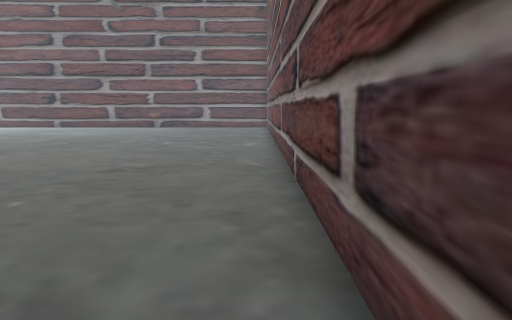
View 1 (above)

24 first-person views from a walk through a scene from a Unity 3-D project. The camera is 1.4 m above the floor, tilts 8° down and sees 70° across. The floor is counted in squares, 1 m on a side. Each view is taken from the middle of a square. On the plan, view 1 faces up. The plan holds only what a view shows up to about 16 squares ahead; the rest is blank. The place goes on beyond the plan. Some surface patterns are stand-ins.

View 2
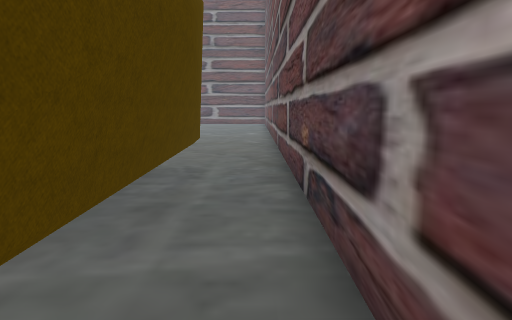

View 3
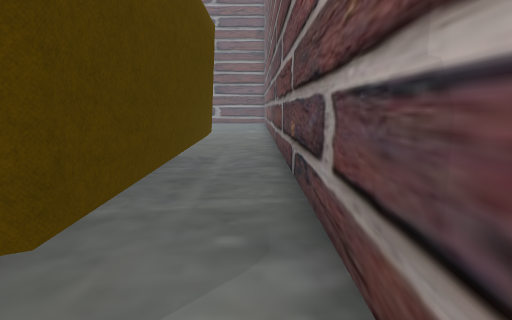

View 4
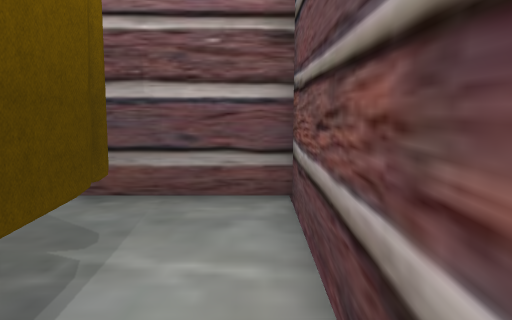

View 5
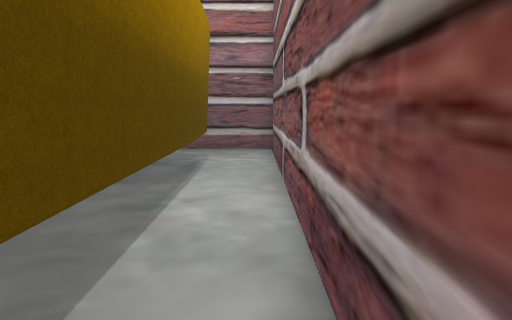

View 6
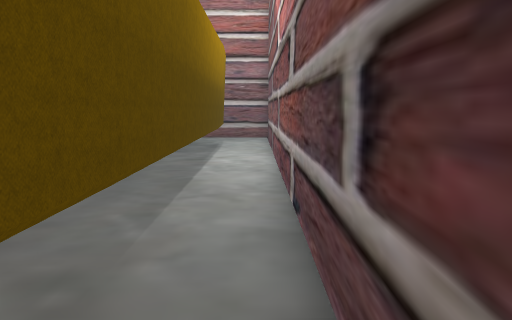

View 7
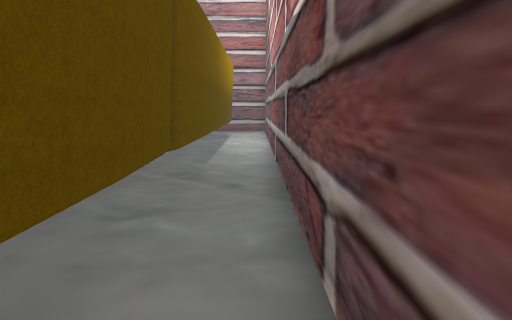

View 8
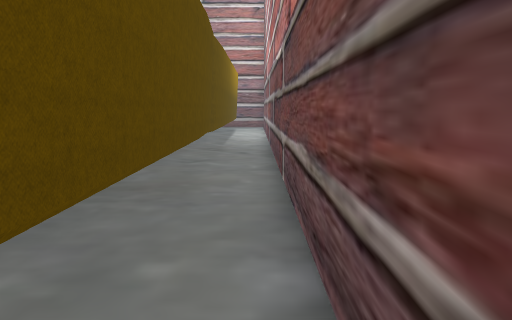

View 9
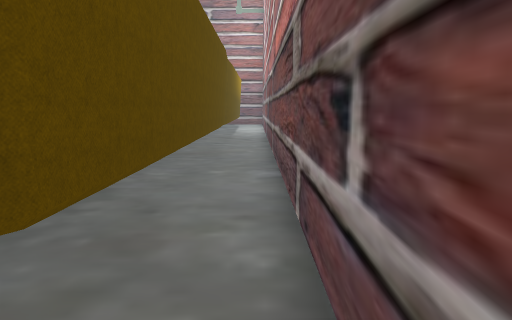

View 10
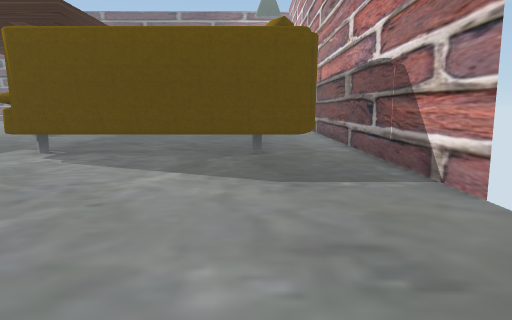

View 11
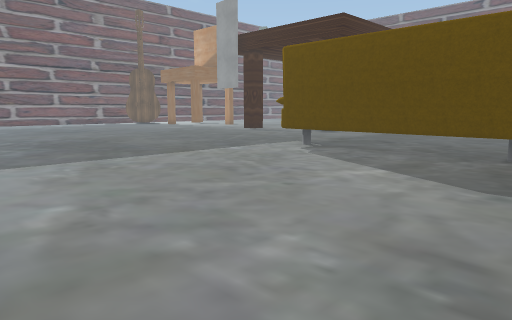

View 12
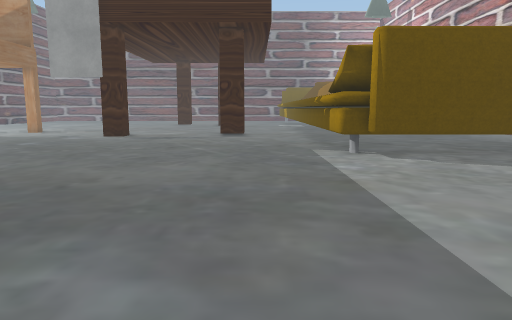

View 13
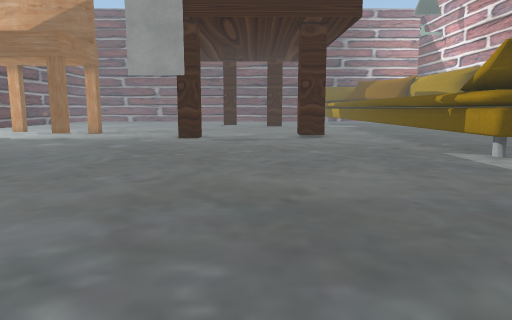

View 14
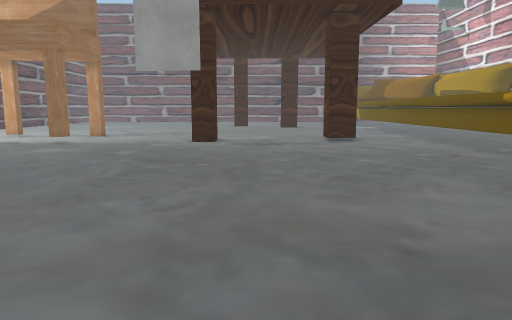

View 15
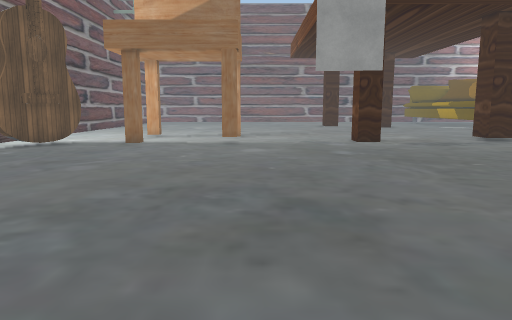

View 16
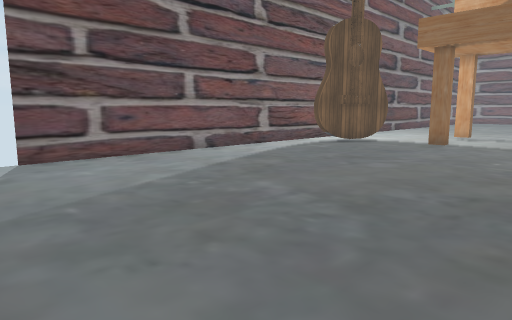

View 17
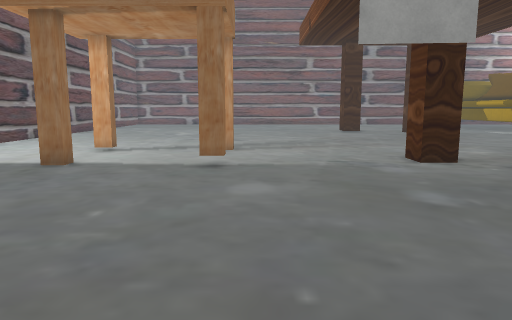

View 18
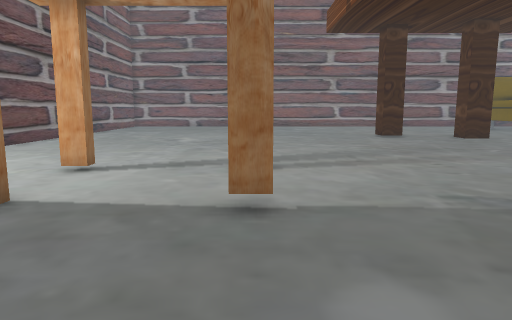

View 19
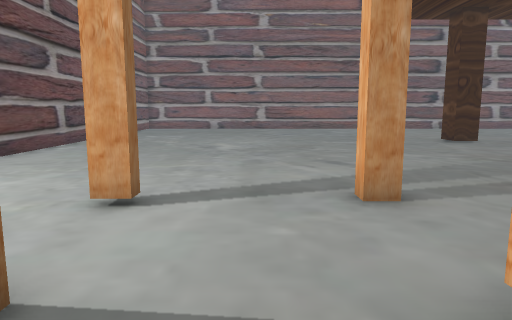

View 20
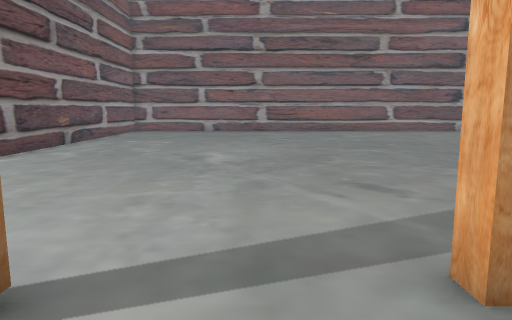

View 21
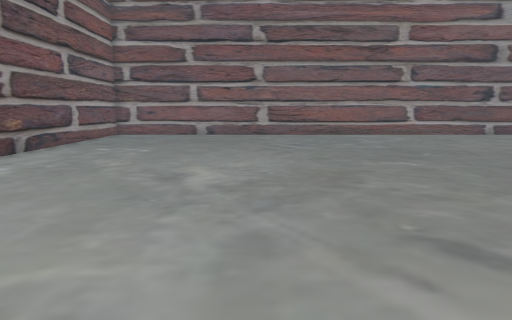

View 22
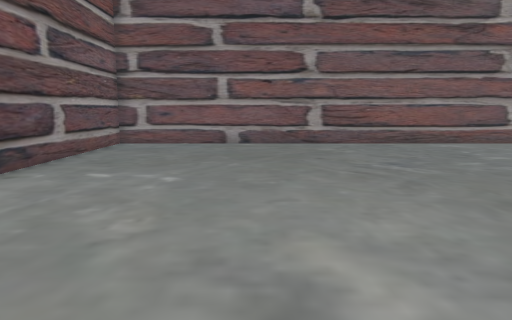

View 23
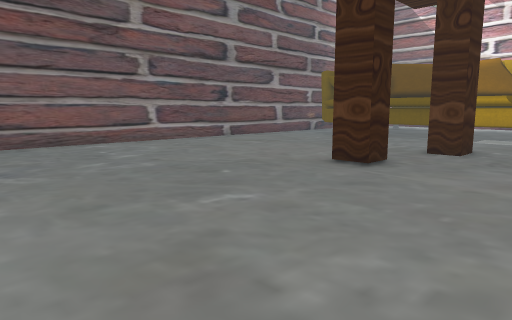

View 24
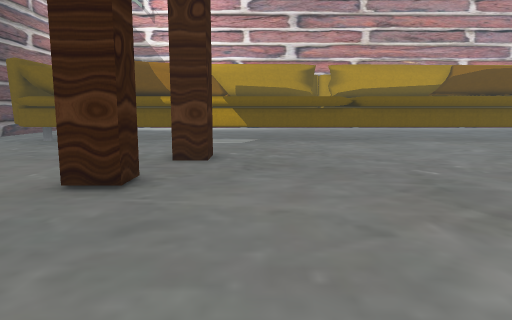

### Floor plan
Points are (right, up) in squares from view 1. A wall is a line through its corners. A room is listed if a view was taken in it or the views show most of it. See-through windows are left out.
Room 1 (views 1, 2, 3, 4, 5, 6, 7, 8)
walls: (-16.4, -6.8) (-29.9, -6.8); (-2.1, -6.8) (-15.8, -6.8); (-0.8, -3.8) (-1, -6.3); (-1.1, 1.5) (-0.8, -0.8); (-1, 1.5) (-0.9, -6.3) (-2.3, -6.7); (-30.5, -8.6) (0.8, -8.6) (0.8, 1.6)
ways out: opening at (-30, -8) to room 2; opening at (0, 1) to room 2
Room 2 (views 9, 10, 11, 12, 13, 14, 15, 16, 17, 18, 19, 20, 21, 22, 23, 24)
walls: (-21.9, 11.7) (-22.6, 11.7) (-22.6, 12.7) (-21.5, 12.7); (-22.6, 17.8) (-23.2, 17.8) (-23.2, 18.4); (-19.6, 17.8) (-19.6, 18.4) (-19, 18.4); (-22, 5.6) (-22, 6.9); (-22.5, 21.8) (-23, 21.8) (-23, 22.4); (-19.4, 21.8) (-19.9, 21.8) (-19.9, 22.4); (-22.6, 24.2) (-25, 25.9); (-15.5, 2.8) (-7.1, 2.8); (-9.6, 10.6) (-9.6, 11.7) (-8.5, 11.7); (-29.7, 2.9) (-16.7, 2.8); (-10.7, 6.9) (-10.7, 8.1) (-9.6, 8.1); (-25.2, 26) (-24.7, 26.6); (-30.2, 1.6) (-30.2, 2.5) (-9.5, 2.5); (-25.6, 27.5) (-35.9, 27.5); (-31.3, -0.9) (-31, 1.7); (-8.5, 2.5) (-7, 2.5); (-31.3, -4.1) (-31.3, -0.6); (-31.1, -6.1) (-31.1, 1.3) (-30.8, 1.8); (-3.6, 2.5) (-2, 2.5); (-29.9, -6.8) (-31, -6.3) (-31.3, -3.8); (-35.5, -8.6) (-30.5, -8.6); (0.8, 1.6) (0.8, 27.5) (-17, 27.5)
low walls: (-25, 25.9) (-24.6, 26.4)
ways out: opening at (-30, -8) to room 1; opening at (0, 1) to room 1; gap at (-24, 27)

Where each view was taken, in squares from view 1:
view 1: 0 up, 0 right, facing up
view 2: 6 down, 0 right, facing up
view 3: 8 down, 0 right, facing up
view 4: 8 down, 5 left, facing right
view 5: 8 down, 12 left, facing right
view 6: 8 down, 17 left, facing right
view 7: 8 down, 22 left, facing right
view 8: 8 down, 27 left, facing right
view 9: 8 down, 32 left, facing right
view 10: 5 down, 41 left, facing right
view 11: 7 down, 41 left, facing up-right
view 12: 5 up, 41 left, facing right
view 13: 9 up, 40 left, facing right
view 14: 10 up, 38 left, facing right
view 15: 17 up, 38 left, facing right
view 16: 17 up, 38 left, facing up-right
view 17: 17 up, 32 left, facing right
view 18: 18 up, 28 left, facing right
view 19: 20 up, 25 left, facing right
view 20: 20 up, 22 left, facing right
view 21: 20 up, 19 left, facing right
view 22: 22 up, 14 left, facing right
view 23: 20 up, 14 left, facing down-right
view 24: 18 up, 12 left, facing down
